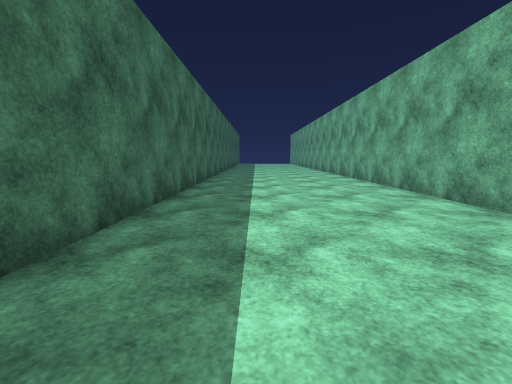
[1] (above)

13 first-person views from a walk through a scene from a Unity 3-D project. The camera is 1.3 m above the floor, tilts 8° down and sees 90° across. Doors are open. The floor is counted in squares, 1 m on a side. Each view is taken from the middle of a square. On the plan, view 1 faces up. The plan holds only what a view shows up to about 13 squares ahead; the rest is blank. The place goes on beyond the plan. The player character is not drawn. Surface patterns are stand-ins for the level's own textures.

[2]
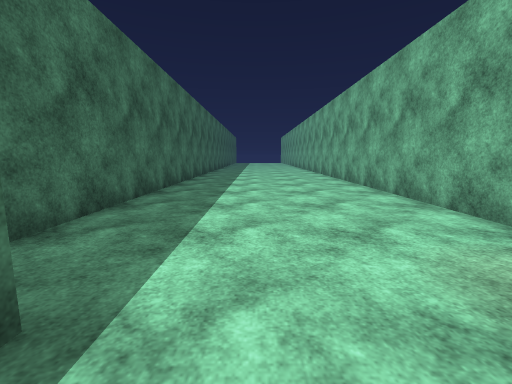

[3]
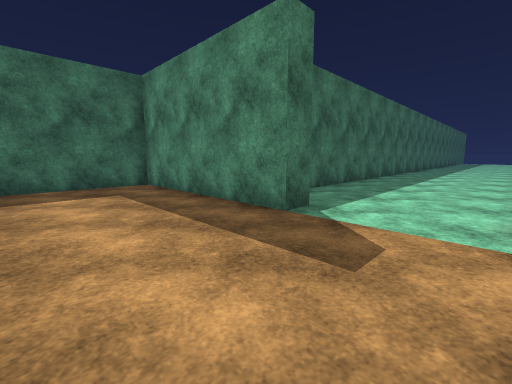

[4]
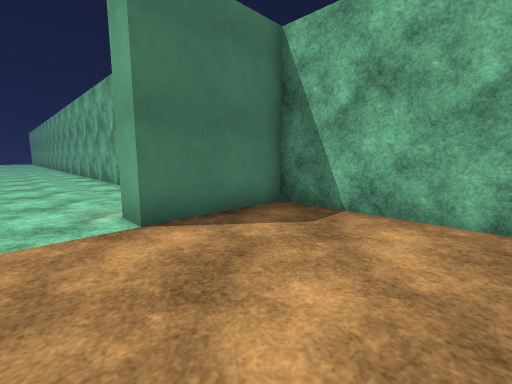

[5]
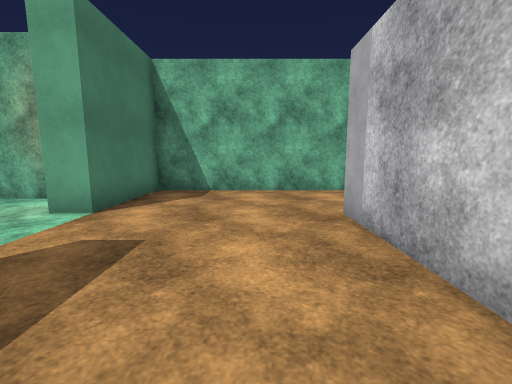

[6]
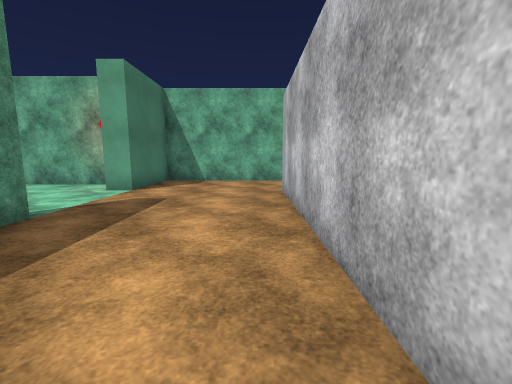

[7]
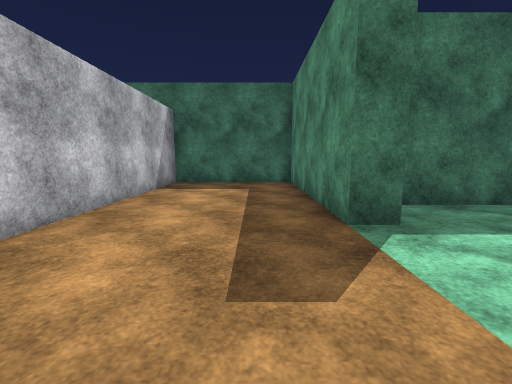

[8]
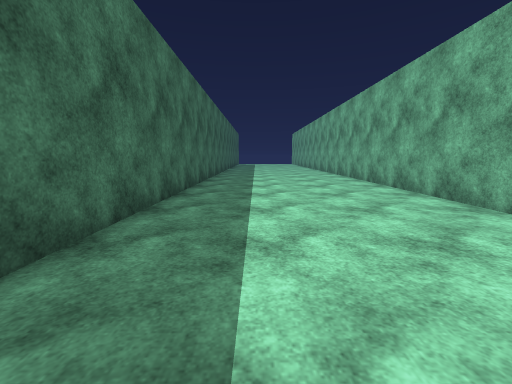

[9]
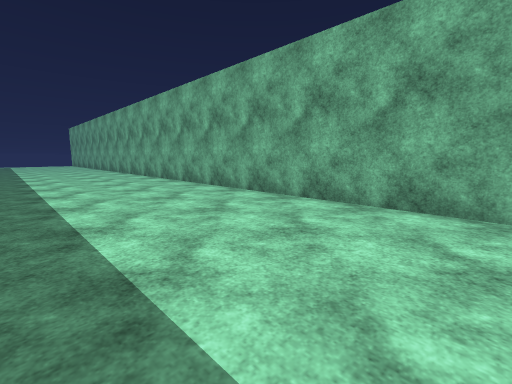

[10]
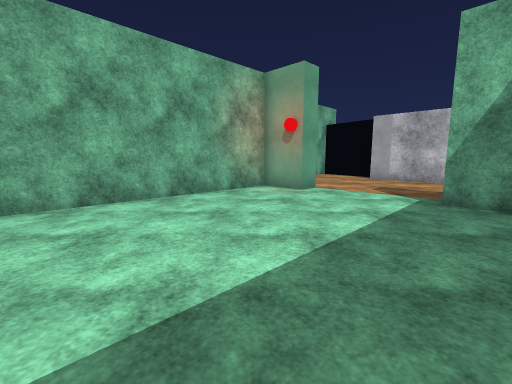

[11]
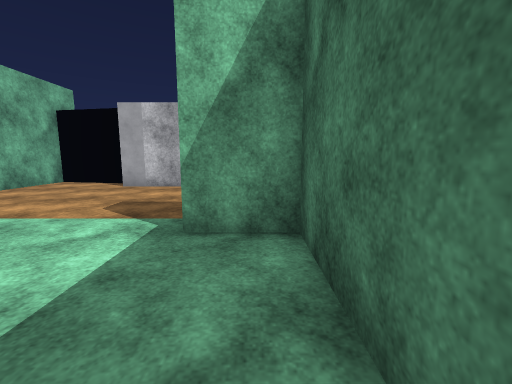

[12]
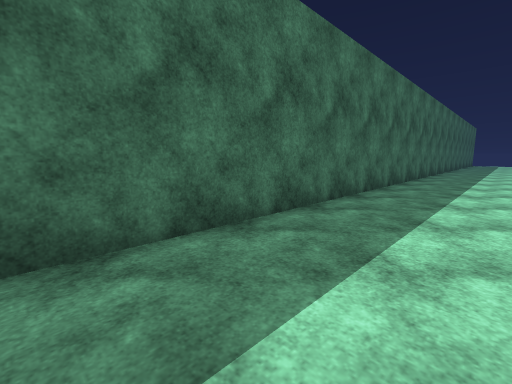

[13]
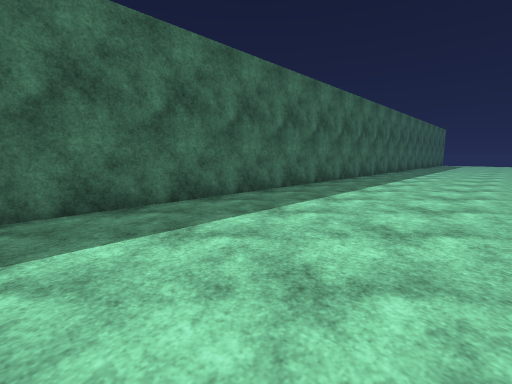

### Floor plan
Points are (right, up) in squares from view 1. A wall is a line through its corners. A room is listed if a view was taken in it or the views show most of it. See-through windows are left out.
Room 1 (views 1, 8, 9, 10, 11, 12, 13)
walls: (-2.7, 15.1) (-2.7, -4.3) (-0.7, -4.3); (3.7, -4.3) (5.8, -4.3) (5.8, 15.1)
ways out: open door at (1.5, -4.5) to room 2
Room 2 (views 2, 3, 4, 5, 6, 7)
walls: (-0.7, -5.3) (-8.7, -5.3) (-8.7, -11) (3.8, -11); (7.8, -13) (7.8, -5.3) (3.7, -5.3)
ways out: open door at (1.5, -4.5) to room 1

Positions as (right, up) in squares from view 1, and headings:
1: (0, 0), facing up
2: (1, -6), facing up
3: (3, -10), facing up-left
4: (2, -10), facing up-right
5: (-2, -9), facing right
6: (-6, -10), facing right
7: (4, -7), facing left
8: (0, 2), facing up
9: (-1, 3), facing up-right
10: (-2, 4), facing down-right
11: (-2, 0), facing down
12: (1, 0), facing up-left
13: (4, 1), facing up-left
